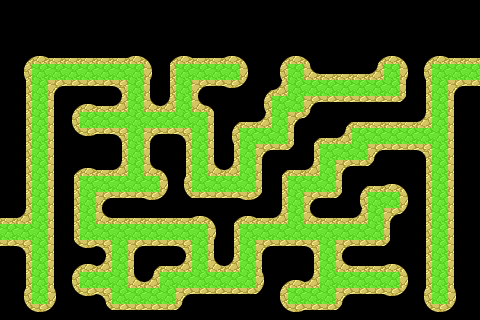

Tiled map render using the project's own tile images. Description and the map definition, with tile-layer contents summarised, below:
An orthogonal 30x20 tile map with 16x16 px tiles, 2 tile layers (Tile Layer 1, Path), 2 tilesets and 2 objects (SpawnPoint, ExitPoint).

<map version="1.0" orientation="orthogonal" width="30" height="20" tilewidth="16" tileheight="16">
 <tileset firstgid="1" name="level1" tilewidth="16" tileheight="16">
  <image source="level1.png" width="128" height="48" />
 </tileset>
 <tileset firstgid="25" name="meta16" tilewidth="16" tileheight="16">
  <image source="meta16.png" width="16" height="16" />
  <tile id="0">
   <properties>
    <property name="Path" value="True" />
   </properties>
  </tile>
 </tileset>
 <layer name="Tile Layer 1" width="30" height="20">
  <data>[600 cells, 453 non-empty, 17 distinct tile ids]</data>
 </layer>
 <objectgroup name="Objects" width="30" height="20">
  <object name="SpawnPoint" x="24" y="232" />
  <object name="ExitPoint" x="456" y="72" />
 </objectgroup>
 <layer name="Path" width="30" height="20">
  <data>[600 cells, 153 non-empty, 1 distinct tile ids]</data>
 </layer>
</map>